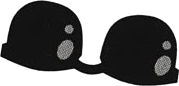
#> input picture ressources/train/01/c01_s00.png, 179 x 86 px, given as the content of the folder tmp_data/train_set, which was not available
$ jupyter execute --allow-errors image_classifier.ipynb   (shell and % lines are left out)   (text cells are left out)
#> lines starting #> are read from the running program, lines starting #| are printed output that depends on the picture; pictures that were not available may be replaced by others from this repository, and a replacement may not be noted
[cell 1]
import numpy as np
import matplotlib.pyplot as plt
import os
import shutil as su
import random as rd
import cv2
from scipy import ndimage
from sklearn import svm, metrics

[cell 2]
def separate_data(path, nb_elements=1):
    """
    Separate given data in `path` in two sets with `nb_elements` per class for test

    Parameters
    ----------
    path: str
        Path to directory where dataset files are stored.

    nb_elements: integer
        Defines the number of test images taken in each class of the dataset
    """
    labels_path = os.path.join(path, "labels.txt")
    images_path = path
    test_path = 'tmp_data/test_set'
    train_path = 'tmp_data/train_set'


    labels = np.empty((0, 1))
    names = np.empty((0, 1))
    with open(labels_path) as f:
        for current_label in f:
            if current_label == "\n":
                continue
            label, name = current_label.split(": ")
            labels = np.append(labels, label)
            names = np.append(names, name)

    for label in labels:
        pre_label = 'img_' + label + '_'
        curr_test_path = os.path.join(test_path, label)
        curr_train_path = os.path.join(train_path, label)
        os.makedirs(curr_test_path, exist_ok=True)
        os.makedirs(curr_train_path, exist_ok=True)

        current_path = os.path.join(images_path, label)
        datas = os.listdir(current_path)
        rd.shuffle(datas)

        count = 0
        for data in datas:
            data_path = os.path.join(current_path, data)
            if count < nb_elements:
                su.copyfile(data_path, os.path.join(curr_test_path, pre_label + str(count) + '.png'))
            else:
                su.copyfile(data_path, os.path.join(curr_train_path, pre_label + str(count - nb_elements) + '.png'))
            count += 1

    return labels, names

#> (a cell that did not finish here is left out)

[cell 4]
def get_datasets(kind='train'):
    """
    Returns `kind` set and their label

    Parameters
    ----------
    kind: str (train or test)
        Type of dataset we want to get
    """
#> called with kind = 'train'
    assert kind == 'train' or kind == 'test'
    dataset_path = 'tmp_data/train_set' if kind == 'train' else 'tmp_data/test_set'

    images = []
    labels = []
    dirs = os.listdir(dataset_path)

    for folder in dirs:
        curr_path = os.path.join(dataset_path, folder)
        datas = os.listdir(curr_path)
        for data in datas:
            data_path = os.path.join(curr_path, data)
            img = cv2.imread(data_path)
#> img is the input picture: shape (86, 179, 3); mean B, G, R 115.3, 115.4, 115.4
            img = cv2.cvtColor(img, cv2.COLOR_BGR2RGB)
            images.append(img)
            labels.append(folder)

    return labels, images

[cell 5]
train_labels, train_images = get_datasets('train')
#> train_labels = ['c01_s00.png']; train_images = 1 item
test_labels, test_images = get_datasets('test')
#> test_labels = ['c01_s00.png']; test_images = 1 item
#| 1

[cell 6]
def augment_datasets(labels, images, nb=10):
#> called with nb = 1000
    new_labels = []
    new_images = []
    original_size = len(labels)
#> original_size = 1
    mat = [False for _ in range(original_size)]
#> mat = [False]
    index = np.random.randint(original_size)
#> index = 0
    for _ in range(nb):
        if not False in mat:
            mat = [False for _ in range(original_size)]
        while mat[index] == True:
            index = np.random.randint(original_size)
        mat[index] = True
        img = ndimage.rotate(images[index], np.random.rand() * 360, cval=255)
        new_labels.append(labels[index])
        new_images.append(img)
#> this loop made 1000 passes
#> pass 1, in augment_datasets, `img = ndimage.rotate(images[index], np.random.rand() * 360, cval=255)`:
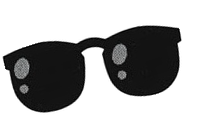
#> img: shape (136, 197, 3); mean of channels 0, 1, 2 174.8, 174.8, 174.7; drawn as B, G, R
#> pass 2, in augment_datasets, `img = ndimage.rotate(images[index], np.random.rand() * 360, cval=255)`:
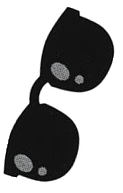
#> img: shape (193, 123, 3); mean of channels 0, 1, 2 164.5, 164.5, 164.4; drawn as B, G, R
#> pass 3, in augment_datasets, `img = ndimage.rotate(images[index], np.random.rand() * 360, cval=255)`:
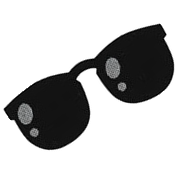
#> img: shape (176, 195, 3); mean of channels 0, 1, 2 192.4, 192.4, 192.4; drawn as B, G, R
#> after the loop, mat = [True]; new_images = 1000 items; new_labels = 1000 items, first 6: 'c01_s00.png', 'c01_s00.png', 'c01_s00.png', 'c01_s00.png', 'c01_s00.png', 'c01_s00.png'
    return np.array(new_labels), np.array(new_images)

[cell 7]
print(len(train_images))
#> (the rest of this cell did not finish here and is left out)
